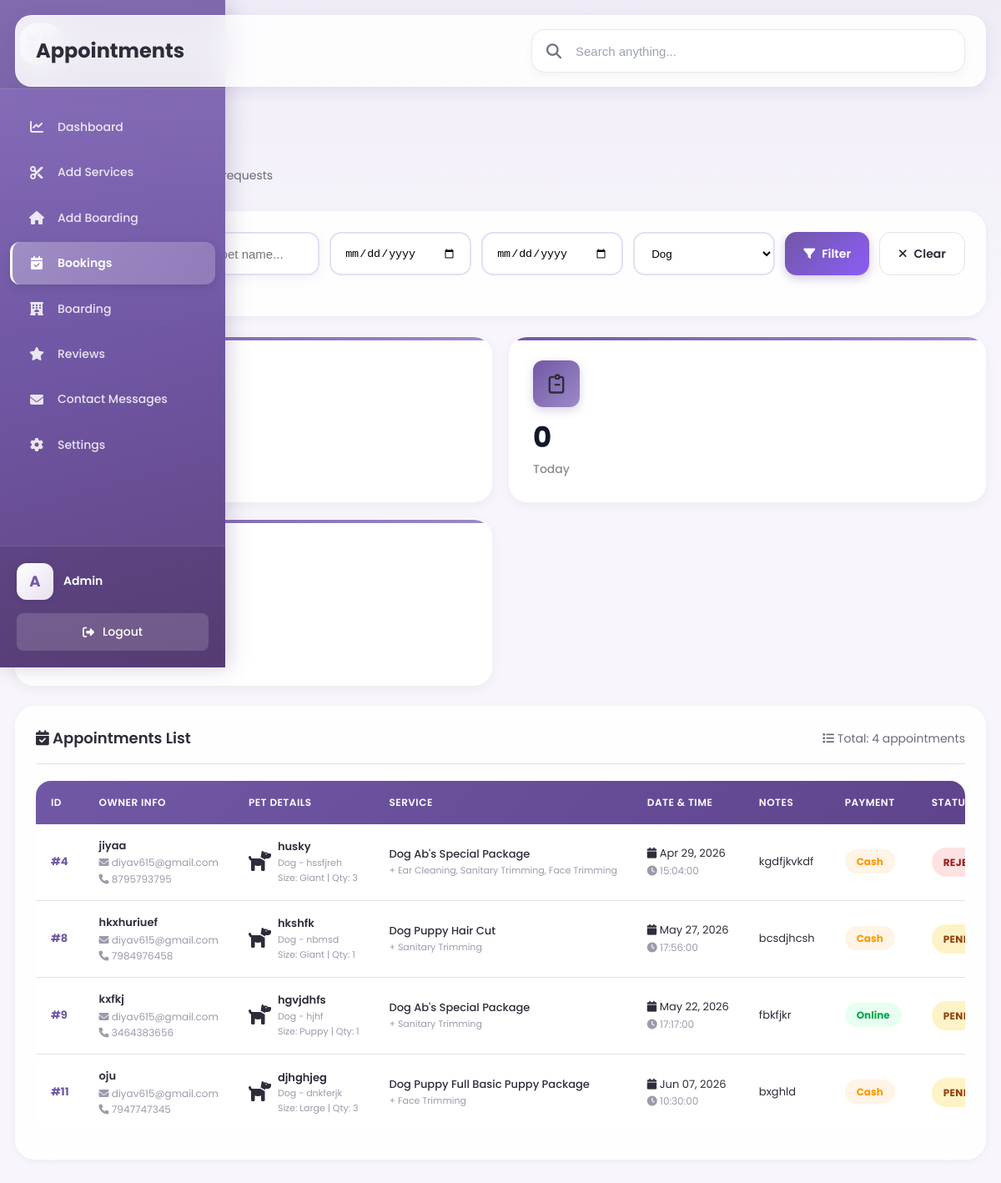
The app's page /admin/bookings.php (signed in) with its own data.
### tables this page shows
CREATE TABLE `appointments` (
  `id` int(11) NOT NULL,
  `owner_name` varchar(50) DEFAULT NULL,
  `email` varchar(100) DEFAULT NULL,
  `phone` varchar(15) DEFAULT NULL,
  `pet_name` varchar(50) DEFAULT NULL,
  `pet_category` varchar(10) DEFAULT NULL,
  `breed` varchar(50) DEFAULT NULL,
  `pet_size` varchar(50) DEFAULT NULL,
  `pet_count` int(11) DEFAULT NULL,
  `multi_pet_note` text DEFAULT NULL,
  `main_service` varchar(100) DEFAULT NULL,
  `addons` text DEFAULT NULL,
  `appointment_date` date DEFAULT NULL,
  `appointment_time` time DEFAULT NULL,
  `notes` text DEFAULT NULL,
  `created_at` timestamp NOT NULL DEFAULT current_timestamp(),
  `status` varchar(20) NOT NULL DEFAULT 'Pending',
  `payment_method` varchar(20) NOT NULL DEFAULT 'cash',
  `payment_status` varchar(20) NOT NULL DEFAULT 'pending'
);

### admin/bookings.php (the view, shortened to what this page needs)
<?php
include '../config/db.php';
require_once 'includes/header.php';
$search = $_GET['search'] ?? '';
$date_from = $_GET['date_from'] ?? '';
$date_to = $_GET['date_to'] ?? '';
$pet_type_filter = $_GET['pet_type'] ?? '';
$params = [];
$types = '';
$perPage = 15;
$page = (int)($_GET['page'] ?? 1);
$countSql = "SELECT COUNT(*) as total FROM appointments";
$stmt = $conn->prepare($countSql);
$stmt->execute();
$totalRecords = $stmt->get_result()->fetch_assoc()['total'];
$offset = ($page - 1) * $perPage;
$sql = "SELECT * FROM appointments";
$sql .= " ORDER BY id ASC LIMIT ?, ?";
$stmt = $conn->prepare($sql);
$params[] = $offset;
$params[] = $perPage;
$types .= 'ii';
$stmt->bind_param($types, ...$params);
$stmt->execute();
$result = $stmt->get_result();
$statsSql = "SELECT
    COUNT(*) as total,
    SUM(CASE WHEN appointment_date >= CURDATE() THEN 1 ELSE 0 END) as upcoming
    FROM appointments";
$stmt = $conn->prepare($statsSql);
$stmt->execute();
$stats = $stmt->get_result()->fetch_assoc();
$today = date('Y-m-d');
$stmt = mysqli_prepare($conn, "SELECT COUNT(*) as cnt FROM appointments WHERE appointment_date = ?");
mysqli_stmt_bind_param($stmt, "s", $today);
mysqli_stmt_execute($stmt);
$todayCount = mysqli_fetch_assoc(mysqli_stmt_get_result($stmt))['cnt'];
?>
<div class="page-header">
    <h1>Appointments</h1>
    <p>View and manage all appointment requests</p>
</div>
<div class="card mb-24">
    <div class="card-body">
        <form method="GET" class="filter-section" style="display: flex; flex-wrap: wrap; gap: 12px; align-items: center;">
            <div class="search-box" style="flex: 1; min-width: 250px;">
                <i class="fas fa-search"></i>
                <input type="text" name="search" placeholder="Search by name, phone, pet name..."
                    value="<?php echo htmlspecialchars($search); ?>">
            </div>
            <input type="date" name="date_from"
class="filter-input"
value="<?php echo $date_from; ?>">
           <input type="date" name="date_to"
class="filter-input"
value="<?php echo $date_to; ?>">
                <select name="pet_type" class="filter-input">
                <option value="Dog" <?php echo $pet_type_filter === 'Dog' ? 'selected' : ''; ?>>Dog</option>
            </select>
            <button type="submit" class="btn btn-primary">
                <i class="fas fa-filter"></i> Filter
            </button>
            <a href="bookings.php" class="btn btn-secondary">
                <i class="fas fa-times"></i> Clear
            </a>
        </form>
    </div>
</div>
<div class="stats-grid mb-24">
    <div class="stat-card">
        <div class="stat-card-icon"><svg xmlns="http://www.w3.org/2000/svg"
width="28"
height="28"
fill="none"
viewBox="0 0 24 24"
stroke="currentColor">
<path stroke-linecap="round"
stroke-linejoin="round"
stroke-width="2"
d="M8 7V3m8 4V3m-9 8h10m-13 9h16a2 2 0 002-2V7a2 2 0 00-2-2H4a2 2 0 00-2 2v11a2 2 0 002 2z"/>
</svg></div>
        <div class="stat-card-value"><?php echo $stats['total']; ?></div>
        <div class="stat-card-label">Total Appointments</div>
    </div>
    <div class="stat-card">
        <div class="stat-card-icon"><svg xmlns="http://www.w3.org/2000/svg"
width="28"
height="28"
fill="none"
viewBox="0 0 24 24"
stroke="currentColor">
<path stroke-linecap="round"
stroke-linejoin="round"
stroke-width="2"
d="M9 5H7a2 2 0 00-2 2v12a2 2 0 002 2h10a2 2 0 002-2V7a2 2 0 00-2-2h-2m-4 0a2 2 0 104 0m-4 0a2 2 0 014 0m-4 8h4"/>
</svg></div>
        <div class="stat-card-value"><?php echo $todayCount; ?></div>
        <div class="stat-card-label">Today</div>
    </div>
    <div class="stat-card">
        <div class="stat-card-icon"><svg xmlns="http://www.w3.org/2000/svg"
width="28"
height="28"
fill="none"
viewBox="0 0 24 24"
stroke="currentColor">
<path stroke-linecap="round"
stroke-linejoin="round"
stroke-width="2"
d="M12 8v4l3 3m6-3a9 9 0 11-18 0 9 9 0 0118 0z"/>
</svg></div>
        <div class="stat-card-value"><?php echo $stats['upcoming']; ?></div>
        <div class="stat-card-label">Upcoming</div>
    </div>
</div>
<div class="card">
    <div class="card-header">
        <h2>
            <i class="fas fa-calendar-check"></i>
            Appointments List
        </h2>
        <span style="color: var(--text-light); font-size: 14px;">
            <i class="fas fa-list"></i>
            Total: <?php echo $totalRecords; ?> appointments
        </span>
    </div>
    <div class="card-body">
        <div class="table-responsive">
            <table id="appointmentsTable">
                <thead>
                    <tr>
                        <th>ID</th>
                        <th>Owner Info</th>
                        <th>Pet Details</th>
                        <th>Service</th>
                        <th>Date & Time</th>
                        <th>Notes</th>
                        <th>Payment</th>
                        <th>Status</th>
                    </tr>
                </thead>
                <tbody>
<?php if($result && $result->num_rows > 0): ?>
<?php while($row = $result->fetch_assoc()): ?>
<tr data-pet-type="<?php echo $row['pet_category']; ?>">
    <td>
        <strong style="color: var(--primary);">
            #<?php echo $row['id']; ?>
        </strong>
    </td>
    <td>
        <div style="font-weight: 600;">
            <?php echo htmlspecialchars($row['owner_name']); ?>
        </div>
        <div style="font-size:12px;color:var(--text-muted);">
            <i class="fas fa-envelope"></i>
            <?php echo htmlspecialchars($row['email']); ?>
        </div>
        <div style="font-size:12px;color:var(--text-muted);">
            <i class="fas fa-phone"></i>
            <?php echo htmlspecialchars($row['phone']); ?>
        </div>
    </td>
    <td>
        <div style="display:flex;align-items:center;gap:8px;">
            <span style="font-size:24px;">
                <?php if($row['pet_category'] == 'Dog'): ?>
                    <i class="fas fa-dog"></i>
                <?php elseif($row['pet_category'] == 'Cat'): ?>
                    <i class="fas fa-cat"></i>
                <?php else: ?>
                    <i class="fas fa-paw"></i>
                <?php endif; ?>
            </span>
            <div>
                <div style="font-weight:600;">
                    <?php echo htmlspecialchars($row['pet_name']); ?>
                </div>
                <div style="font-size:11px;color:var(--text-muted);">
                    <?php echo htmlspecialchars($row['pet_category']); ?>
                    -
                    <?php echo htmlspecialchars($row['breed']); ?>
                </div>
                <div style="font-size:11px;color:var(--text-muted);">
                    Size:
                    <?php echo htmlspecialchars($row['pet_size']); ?>
                    |
                    Qty:
                    <?php echo $row['pet_count']; ?>
                </div>
            </div>
        </div>
    </td>
    <td>
        <div style="font-weight:500;">
            <?php echo htmlspecialchars($row['main_service']); ?>
        </div>
        <?php if($row['addons']): ?>
        <div style="font-size:11px;color:var(--text-muted);">
            +
            <?php echo htmlspecialchars($row['addons']); ?>
        </div>
        <?php endif; ?>
    </td>
    <td>
        <div>
            <i class="fas fa-calendar"></i>
            <?php echo date('M d, Y', strtotime($row['appointment_date'])); ?>
        </div>
        <div style="font-size:12px;color:var(--text-muted);">
            <i class="fas fa-clock"></i>
            <?php echo htmlspecialchars($row['appointment_time']); ?>
        </div>
    </td>
    <td>
        <?php echo htmlspecialchars($row['notes'] ?: '-'); ?>
    </td>
    <td>
<?php
$payment = isset($row['payment_method'])
    ? $row['payment_method']
    : 'cash';
?>
<?php if($payment == 'online'): ?>
    <span style="
        background:#e7fff1;
        color:#00a651;
        padding:6px 14px;
        border-radius:30px;
        font-size:12px;
        font-weight:700;
    ">
        Online
    </span>
<?php else: ?>
    <span style="
        background:#fff4e5;
        color:#ff9800;
        padding:6px 14px;
        border-radius:30px;
        font-size:12px;
        font-weight:700;
    ">
        Cash
    </span>
<?php endif; ?>
</td>
    <td>
        <?php if($row['status'] == 'Accepted'): ?>
            <span class="status-badge accepted">
                Accepted
            </span>
        <?php elseif($row['status'] == 'Rejected'): ?>
            <span class="status-badge rejected">
                Rejected
            </span>
        <?php else: ?>
            <span class="status-badge pending">
                Pending
            </span>
        <?php endif; ?>
    </td>
</tr>
</div>
<?php endwhile; ?>
<?php endif; ?>
<?php require_once 'includes/footer.php'; ?>

### admin/bookings.php (style rules this page uses)
.table-responsive { width: 100%; overflow-x: auto; overflow-y: hidden; display: block; padding-bottom: 10px; }
#appointmentsTable { width: 100%; border-collapse: collapse; }
#appointmentsTable th, #appointmentsTable td { white-space: nowrap; padding: 16px 18px; vertical-align: middle; }
.card-body { overflow-x: auto; }
.status-badge { padding:6px 12px; border-radius:20px; font-size:12px; font-weight:700; }
.status-badge.rejected { background:#fee2e2; color:#991b1b; }
.status-badge.pending { background:#fef3c7; color:#92400e; }
.filter-section { display:flex; flex-wrap:wrap; gap:14px; align-items:center; }
.search-box { position:relative; flex:2; min-width:320px; }
.search-box input { width:100%; height:52px; border:2px solid #e6ddf5; border-radius:14px; padding:0 18px 0 52px; font-size:15px; background:#fff; }
.search-box i { position:absolute; left:18px; top:50%; transform:translateY(-50%); color:#7158a6; font-size:18px; }
.filter-input { height:52px; padding:0 16px; border:2px solid #e6ddf5; border-radius:14px; min-width:170px; background:#fff; }
.filter-section .btn { height:52px; padding:0 22px; border-radius:14px; display:flex; align-items:center; justify-content:center; gap:8px; white-space:nowrap; }
.status-badge { padding:8px 14px; border-radius:30px; font-size:12px; font-weight:700; display:inline-block; }
.rejected { background:#fee2e2; color:#991b1b; }
.pending { background:#fef3c7; color:#92400e; }
body { overflow-x:hidden; }
.card-body { overflow-x:auto; }
table { min-width:1200px; }

### records on screen
appointments: id "4", owner_name "jiyaa", email "diyav615@gmail.com", phone "8795793795", pet_name "husky", pet_category "Dog", breed "hssfjreh", pet_size "Giant", pet_count "3", main_service "Dog Ab's Special Package", addons "Ear Cleaning, Sanitary Trimming, Face Trimming", appointment_date "Apr 29, 2026", appointment_time "15:04:00", notes "kgdfjkvkdf", payment_method "Cash", status "REJECTED"
appointments: id "8", owner_name "hkxhuriuef", email "diyav615@gmail.com", phone "7984976458", pet_name "hkshfk", pet_category "Dog", breed "nbmsd", pet_size "Giant", pet_count "1", main_service "Dog Puppy Hair Cut", addons "Sanitary Trimming", appointment_date "May 27, 2026", appointment_time "17:56:00", notes "bcsdjhcsh", payment_method "Cash", status "PENDING"
appointments: id "9", owner_name "kxfkj", email "diyav615@gmail.com", phone "3464383656", pet_name "hgvjdhfs", pet_category "Dog", breed "hjhf", pet_size "Puppy", pet_count "1", main_service "Dog Ab's Special Package", addons "Sanitary Trimming", appointment_date "May 22, 2026", appointment_time "17:17:00", notes "fbkfjkr", payment_method "Online", status "PENDING"
appointments: id "11", owner_name "oju", email "diyav615@gmail.com", phone "7947747345", pet_name "djhghjeg", pet_category "Dog", breed "dnkferjk", pet_size "Large", pet_count "3", main_service "Dog Puppy Full Basic Puppy Package", addons "Face Trimming", appointment_date "Jun 07, 2026", appointment_time "10:30:00", notes "bxghld", payment_method "Cash", status "PENDING"

### other values on screen
$page_title "Appointments"
$stats['total'] "4"
$todayCount "0"
$totalRecords "4"
